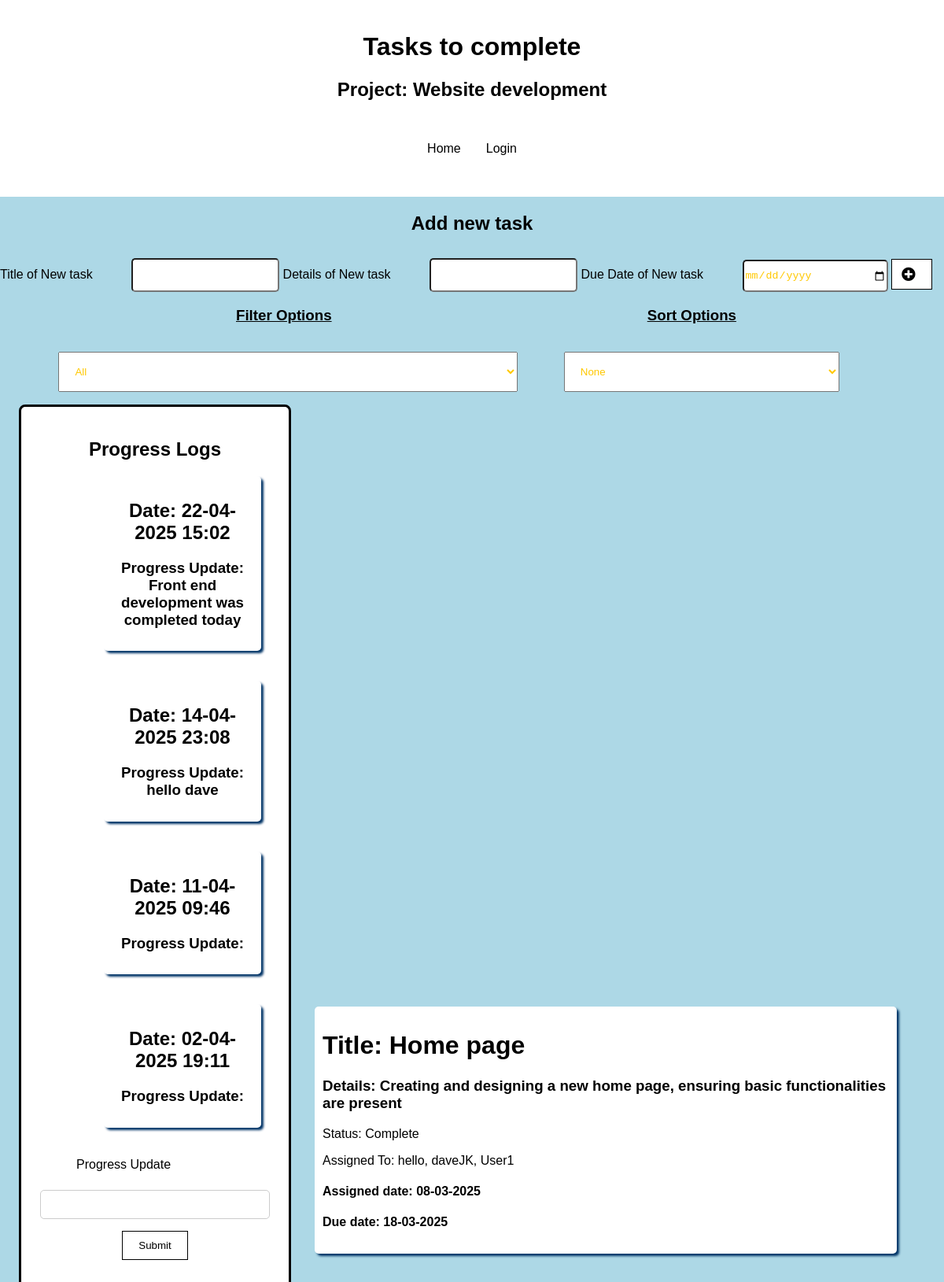
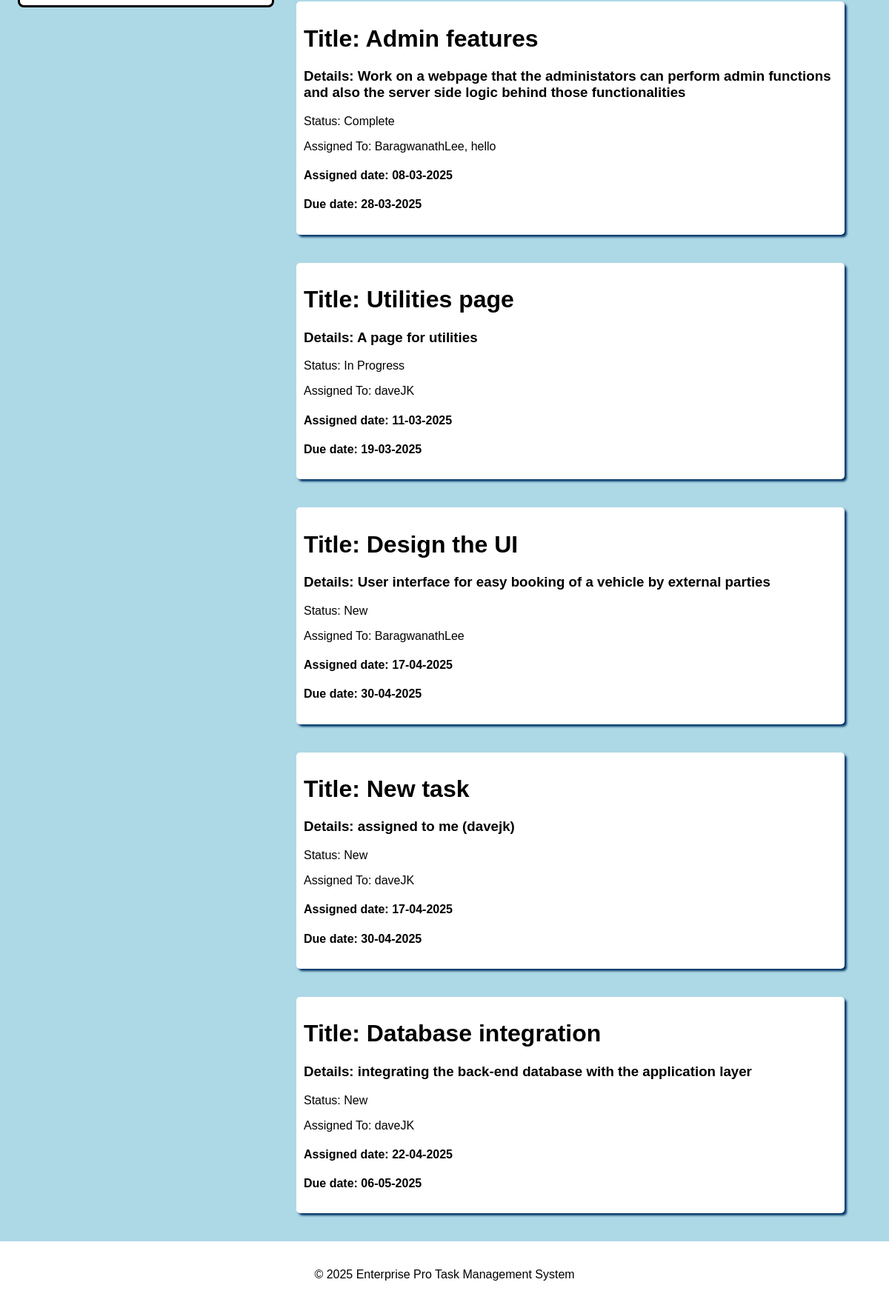
The page /tasks on the database its author committed (2 pictures, top to bottom).
### tables this page shows
CREATE TABLE projects (
            project_id INTEGER PRIMARY KEY AUTOINCREMENT,
            project_title TEXT NOT NULL,
            project_details TEXT NOT NULL,
            project_status TEXT NOT NULL DEFAULT 'In Progress',
            project_review TEXT,
            project_owner TEXT NOT NULL,
            FOREIGN KEY (project_owner) REFERENCES users (username)
        );

CREATE TABLE task_updates (
            task_update_id INTEGER PRIMARY KEY AUTOINCREMENT,
            project_id INTEGER NOT NULL,
            progress_update TEXT,
            new_status TEXT,
            update_date DATE NOT NULL,
            FOREIGN KEY (project_id) REFERENCES projects (project_id)
        );

CREATE TABLE tasks (
            task_id INTEGER PRIMARY KEY AUTOINCREMENT,
            task_title TEXT NOT NULL,
            task_details TEXT NOT NULL,
            task_status TEXT NOT NULL DEFAULT 'New',
            task_assigned_date DATE NOT NULL,
            task_due_date DATE NOT NULL,
            project_id INTEGER NOT NULL,
            FOREIGN KEY (project_id) REFERENCES projects (project_id)
        );

### app.py (the view)
    def tasks(self):
        tasks = self.load_tasks()
        form = UpdateProgressForm()
        form1 = EditTaskForm()
        form2 = RemoveAssignedUsersForm()
        project = self.database.find_project(project_id=self.project_id)
        project_tasks = []
        for task in tasks:
            if task[6] == self.project_id:
                project_tasks.append(task)
        tasks = project_tasks
        task_updates = self.database.get_all_from_table("task_updates")[::-1]
        assigned_tasks = self.database.get_all_from_table("assigned_tasks")
        users = self.database.get_all_from_table("users")
        return render_template('tasks.html', tasks=tasks, project=project, task_updates=task_updates, assigned_tasks=assigned_tasks, users=users, form=form, form1=form1, form2=form2)

### forms.py
class UpdateProgressForm(FlaskForm):
    progress_update = StringField('Progress Update', validators=[DataRequired()])
    submit = SubmitField('Submit')

class EditTaskForm(FlaskForm):
    task_id = StringField('Task ID', validators=[DataRequired()])
    task_title = StringField('Task Title')
    task_details = TextAreaField('Task Details')
    task_status = SelectField('Task Status', choices=[('In Progress', 'In Progress'), ('Complete', 'Complete'), ('New', 'New'), ('Overdue', 'Overdue')])
    task_assigned_date = StringField('Task Assigned Date', render_kw={"type": "date"})
    task_due_date = StringField('Task Due Date', render_kw={"type": "date"})
    submit = SubmitField('Submit')

### app.py (called while the page is built)
    def load_tasks(self):
        tasks = self.database.get_all_from_table("tasks")
        for task in tasks:
            if task[6] != self.project_id:
                tasks.remove(task)
        return tasks

### use_database.py (called while the page is built, shortened)
    def find_project(self, project_id=0, project_title="", project_details="", project_status="", project_review="", team="", project_owner=""):
        cursor = self.connection.cursor()
        if project_id != 0:
            cursor.execute(f"""
            SELECT * FROM projects WHERE project_id = {project_id}
            """)
        return cursor.fetchone()

    def get_all_from_table(self, table_name):
        cursor = self.connection.cursor()
        cursor.execute(f"""
        SELECT * FROM {table_name}
        """)
        return cursor.fetchall()

### templates/tasks.html (shortened to what this page needs)
<!DOCTYPE html>
<html lang="en">
  <head>
    <link
      rel="stylesheet"
      href="{{ url_for('static', filename='styles.css') }}"
    />
  </head>
  <link
    rel="stylesheet"
    href="https://cdnjs.cloudflare.com/ajax/libs/font-awesome/5.15.3/css/all.min.css"
  />
  <body>
    <header>
      <h1>Tasks to complete</h1>
      <h2>Project: {{ project[1] }}</h2>
      <div class="menuBar">
        <ul class="nav">
          <li class="nav" id="currentPage">
            <a class="nav" href="{{ url_for('index') }}">Home</a>
          </li>
          <li class="nav">
            <a class="nav" id="login-logout-btn" href="{{ url_for('login') }}"
              >Login</a
            >
          </li>
        </ul>
      </div>
    </header>
    <h2 class="centered-heading">Add new task</h2>
    <form action="/create_task" method="post">
      <label for="task-title">Title of New task</label>
      <input type="text" class="todo-input" id="task-title" name="task-title" />
      <label for="task-details">Details of New task</label>
      <input
        type="text"
        class="todo-input"
        id="task-details"
        name="task-details"
      />
      <label for="task-due-date">Due Date of New task</label>
      <input
        type="date"
        class="todo-input"
        id="task-due-date"
        name="task-due-date"
      />
      <button class="todo-button" type="submit">
        <i class="fas fa-plus-circle fa-lg"></i>
      </button>
    </form>
    <form>
      <div class="select-headings">
        <h3 class="filter-heading">Filter Options</h3>
        <h3 class="sort-heading">Sort Options</h3>
      </div>
    </form>
    <form>
      <div class="select">
        <select name="todos" id="filter-options" class="filter-todo">
          <option value="all">All</option>
        </select>
        <select name="sorting-options" id="sorting-options" class="sort-todo">
          <option value="none">None</option>
        </select>
      </div>
    </form>
    <section id="progress-logs" class="task-form">
      <h2>Progress Logs</h2>
      <div class="todo-container">
         {% for task_update in task_updates %}
        <div class="task-box" data-task-update-id="{{ task_update[0] }}">
          {% if task_update[4] %}
          <h1>Date: {{ task_update[4] }}</h1>
          {% endif %}
          {% if task_update[2] %}
          <h3>Progress Update: {{ task_update[2] }}</h3>
          {% endif %}
        </div>
        <br />
        {% endfor %}
      </div>
      <form
        id="progress-update-form"
        action="{{ url_for('update_progress', project_id=project[0], update=' ') }}"
        method="POST"
        enctype="multipart/form-data"
      >
        <div class="form-group">
          {{ form.progress_update.label }}<br />
          {{ form.progress_update(size=40) }}
        </div>
        <div class="form-group">
          <button type="submit" class="btn btn-primary">Submit</button>
        </div>
      </form>
    </section>
    <div class="todo-container">
       {% for task in tasks %}
      <div class="task-box" data-task-id="{{ task[0] }}">
        <h1>Title: {{ task[1] }}</h1>
        <h3>Details: {{ task[2] }}</h3>
        <p>Status: {{ task[3] }}</p>
        <p class="assigned-users">Assigned To: Unknown</p>
        <h4>Assigned date: {{ task[4] }}</h4>
        <h4>Due date: {{ task[5] }}</h4>
      </div>
    </div>
      <br />
      {% endfor %}
    <footer>
      <p>&copy; 2025 Enterprise Pro Task Management System</p>
    </footer>
  </body>
</html>

### static/styles.css (style rules this page uses)
body { background-color: lightblue; color: black; font-family: Arial, sans-serif; margin: 0; padding: 0; }
header, footer { background-color: white; color: black; padding: 20px; text-align: center; }
h1, h2, h3, h4, h5, h6 { color: black; }
a { color: black; text-decoration: none; }
button { background-color: white; color: black; border: 1px solid black; padding: 10px 20px; cursor: pointer; }
.fa-plus-circle { margin-top: 0.3rem; margin-left: -8px; }
.fas { margin-top: 2px; }
.todo-input { width: 80%; color: rgb(255, 200, 0); border-radius: 5px; height: 1cm; margin-top: 10px; margin-left: 5%; }
.todo-container { display: block; justify-content: center; align-items: center; }
.select { margin: 1rem; position: relative; overflow: hidden; border-radius: 50px; display: flex; }
.filter-todo { color:rgb(255, 200, 0); width: 50%; margin-left: 5%; height: 3.2rem; cursor: pointer; padding: 1rem; }
.sort-todo { color:rgb(255, 200, 0); width: 30%; margin-left: 5%; height: 3.2rem; cursor: pointer; padding: 1rem; }
.select-headings { display: flex; justify-content: space-between; text-decoration: underline; }
.filter-heading { margin-left: 25%; }
.sort-heading { margin-right: 22%; }
.task-box { width: 60%; margin-left: auto; margin-right: 5%; box-shadow: 3px 3px 3px 0px #003366; color: black; background-color: white; border-radius: 5px; margin-bottom: 20px; padding: 10px; }
.todo-input { position: relative; margin-left: 45px; width: 15%; }
.centered-heading { text-align: center; }
ul.nav { list-style-type: none; max-width: 100%; width: 100%; padding: 0; overflow: hidden; background-color: white; display: flex; justify-content: center; }
li a.nav { display: block; color: black; text-align: center; padding: 16px; text-decoration: none; }
div.menuBar { display: flex; justify-content: space-between; align-items: center; }
.form-group { margin-bottom: 15px; }
.form-group input { width: 90%; padding: 10px; border: 1px solid #ccc; border-radius: 5px; }
.form-group label { display: block; text-align: left; margin-left: 50px; margin-bottom: 5px; }
.task-form { background: white; padding: 20px; border-radius: 8px; border: 3px solid black; width: 25%; text-align: center; margin-left: 2%; margin-right: auto; margin-bottom: -30%; }

### rows shown on the page
projects: project_title "Website development"
task_updates: update_date "22-04-2025 15:02", progress_update "Front end development was completed today"
task_updates: update_date "14-04-2025 23:08", progress_update "hello dave"
task_updates: update_date "11-04-2025 09:46"
task_updates: update_date "02-04-2025 19:11"
tasks: task_title "Home page", task_details "Creating and designing a new home page, ensuring basic functionalities are present", task_status "Complete", task_assigned_date "08-03-2025", task_due_date "18-03-2025"
tasks: task_title "Admin features", task_details "Work on a webpage that the administators can perform admin functions and also the server side logic behind those functionalities", task_status "Complete", task_assigned_date "08-03-2025", task_due_date "28-03-2025"
tasks: task_title "Utilities page", task_details "A page for utilities", task_status "In Progress", task_assigned_date "11-03-2025", task_due_date "19-03-2025"
tasks: task_title "Design the UI", task_details "User interface for easy booking of a vehicle by external parties", task_status "New", task_assigned_date "17-04-2025", task_due_date "30-04-2025"
tasks: task_title "New task", task_details "assigned to me (davejk)", task_status "New", task_assigned_date "17-04-2025", task_due_date "30-04-2025"
tasks: task_title "Database integration", task_details "integrating the back-end database with the application layer", task_status "New", task_assigned_date "22-04-2025", task_due_date "06-05-2025"
